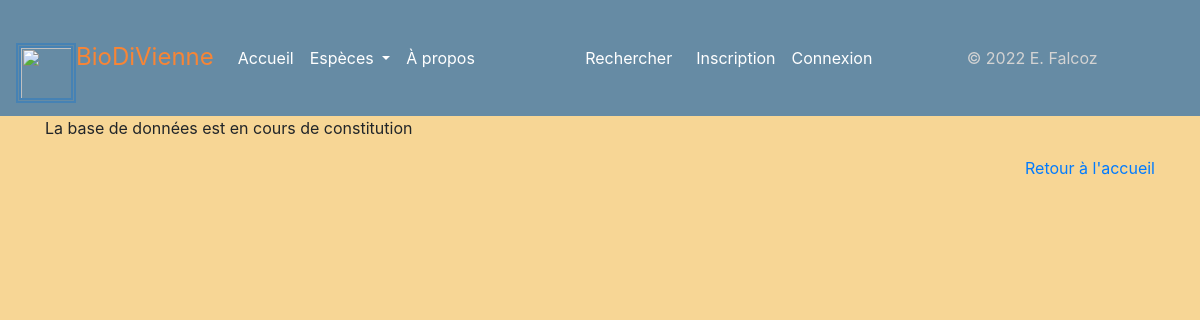
The app's page /espece/34, older data.
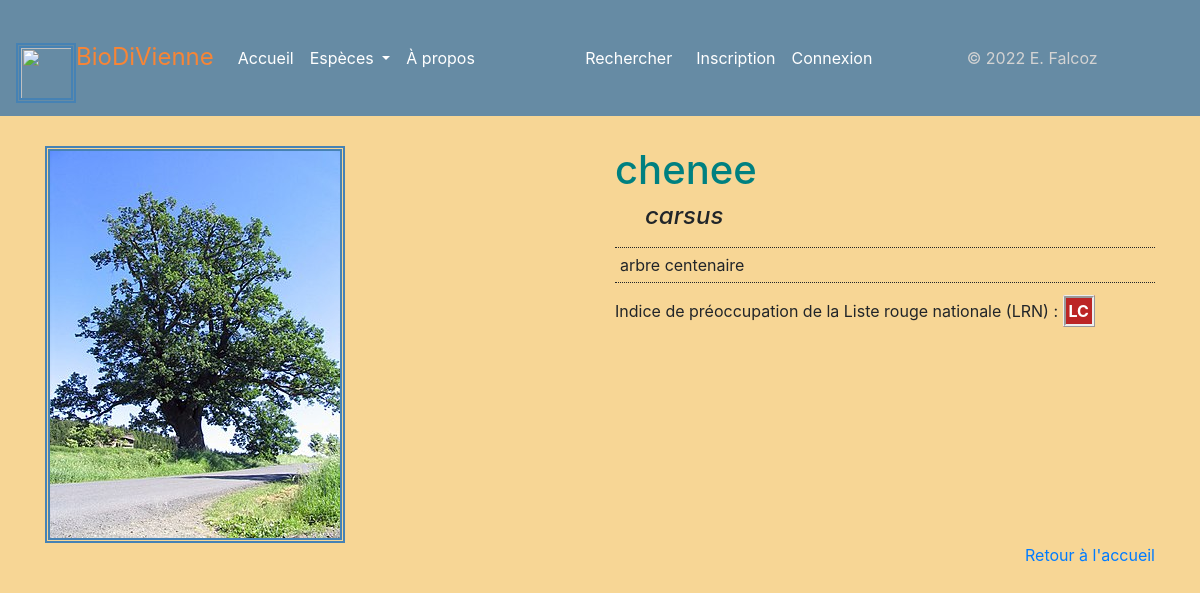
The same page, newer data.
### app.py (models this page shows)
class Espece(db.Model):
    espece_id = db.Column(db.Integer, unique=True, nullable=False, primary_key=True, autoincrement=True)
    espece_fichier = db.Column(db.Text, unique=True, nullable=False)
    espece_regne = db.Column(db.Text)
    espece_nom_vernaculaire = db.Column(db.Text, nullable=False)
    espece_nom_latin = db.Column(db.Text, unique=True, nullable=False)
    espece_description = db.Column(db.Text)
    espece_preoccupation = db.Column(db.Text)
    authorships = db.relationship("Authorship", back_populates="espece")

### app.py (the view)
@app.route("/espece/<int:espece_id>")
def espece(espece_id):
    unique_espece = Espece.query.get(espece_id)
    return render_template("pages/espece.html", espece=unique_espece)

### templates/pages/espece.html (shortened to what this page needs)
{% extends "conteneur.html" %}
{% block corps %}
    {% if statut == 0 %}
        <div class="alert alert-warning" role="alert">Erreur: vous ne pouvez avoir un même nom latin pour deux espèces.</div>
    {% else %}
    {% if espece %}
<div>
<div class="row align-items-start">
    <div class="col">
            <img src=/display/{{espece.espece_fichier}} class="img-fluid" href="{{espece.espece_droit_image}}">
    </div>
    <div class="col desc">
      <h1>{{espece.espece_nom_vernaculaire}}</h1>
            <h4><i>{{espece.espece_nom_latin}}</i></h4>
      <div class="mb-3">
                <p class="description">{{espece.espece_description}}</p>
              </div>
            <div class="mb-3">
                <p>Indice de préoccupation de la Liste rouge nationale (LRN) : <span class="preocc">{{espece.espece_preoccupation}}</span></p></br>
            </div>
</div>
</div>
    {% else %}
            <div class="row align-items-start">
                <div class="col">
        <p>La base de données est en cours de constitution</p>
                    </div>
            </div>
    {% endif %}
    {% endif %}
    <p><a class="float-right" href="{{url_for('accueil')}}">Retour à l'accueil</a></p>
{% endblock %}

Row changes from the older to the newer data that the page shows:
added Espece: espece_fichier (picture), espece_nom_vernaculaire "chenee", espece_nom_latin "carsus", espece_description "arbre centenaire", espece_preoccupation "LC"
Text that changed along with them:
text no longer shown: "La base de données est en cours de constitution"
text now shown: "Indice de préoccupation de la Liste rouge nationale (LRN) :"
